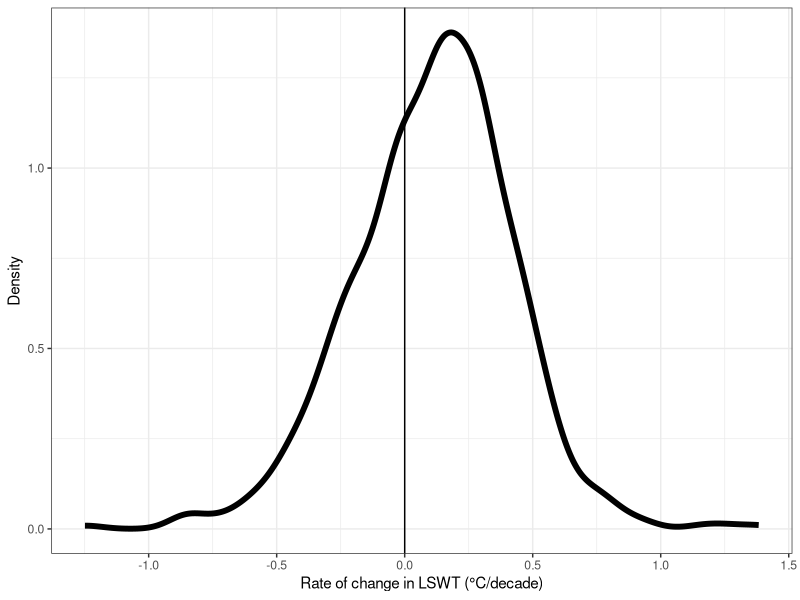

Write R code to recreate this figure. (Note: this script raises an error after producing the figure.)
# plot LSWT trends distributions
library(tidyverse)
library(RColorBrewer)

# read LSWT output
sen <- read.csv('./data/output/sen_slope_LSWT_annual_mean_30_districts.csv')

##################
# ADD REGION AS COLUMN, SPLIT DISTRICT
sen <- sen %>% 
  mutate(region = sub(".*\\((.*)\\)", "\\1", district),
         city = sub(" \\(.*\\)", "", district)) %>% 
  mutate(island = ifelse(region %in% c('Northland',
                                       'Auckland', 'Waikato',
                                       'Bay of Plenty',
                                       'Gisborne', "Hawke's Bay", 
                                       'Manawatu-Whanganui', 'Taranaki', 
                                       'Wellington'), 
                         'North', 'South')) %>% 
  arrange(region, city)


sen$region <- factor(sen$region, levels = c('Northland',
                                            'Auckland', 'Waikato',
                                            'Bay of Plenty',
                                            'Gisborne', "Hawke's Bay", 
                                            'Manawatu-Whanganui', 'Taranaki', 
                                            'Wellington',
                                            'Nelson', "Marlborough",
                                            'West Coast','Canterbury', 
                                            'Otago',
                                            'Southland'))

sen$city <- factor(sen$city, levels = c('Kerikeri', 'Whangarei',
                                        'Whangaparaoa', 'Auckland',
                                        'Hamilton', 'Taupo',
                                        'Rotorua', 'Tauranga',
                                        'Gisborne', 'Napier', 
                                        'Dannevirke', 'Taumarunui',
                                        'Waiouru', 'Whanganui',
                                        'New Plymouth', 'Masterton',
                                        'Wellington', 'Nelson',
                                        'Blenheim', 'Hokitika',
                                        'Reefton', 'Christchurch',
                                        'Lake Tekapo', 'Tara Hills',
                                        'Timaru', 'Dunedin',
                                        'Queenstown', 'Gore',
                                        'Invercargill', 'Milford Sound'))


a <- ggplot(sen, aes(x = sen_slope)) +
  geom_density(size = 2) +
  xlab('Rate of change in LSWT (°C/decade)') +
  ylab('Density') +
  geom_vline(xintercept = 0) +
  theme_bw() 

# set up color palette
n_colors <- length(levels(sen$region))
colors <- colorRampPalette(brewer.pal(11, "Spectral"))(n_colors)

sen <- sen %>% 
  arrange(region, city) 

b <- ggplot(sen, aes(x = sen_slope, y = fct_rev(city), fill = region)) +
  geom_density_ridges(scale = 2) +
  xlab('Rate of change in LSWT (°C/decade)') +
  coord_cartesian(clip = 'off') +      # Allow plot to extend beyond the default area
  ylab('City') +
  scale_y_discrete(expand = expansion(mult = c(0.05, 0.1))) +  # Add space between ridges
  scale_fill_manual(values = colors) +
  #facet_wrap(~island, scales = 'free_y') +
  geom_vline(xintercept = 0) +
  labs(fill = 'Region') +
  theme_bw()
b
lswt_rate <- ggarrange(a, b, widths = c(1, 2),
                       labels = 'auto')
lswt_rate

ggsave('./figures/rate_of_change_LWST.png', lswt_rate, 
       dpi = 300, units = 'mm', height = 400, width = 800, scale = 0.3)

mean_island <- sen %>% 
  group_by(island) %>% 
  summarise(mean_sen = mean(sen_slope, na.rm = TRUE),
            max_sen = max(sen_slope, na.rm = TRUE),
            min_sen = min(sen_slope, na.rm = TRUE),
            sd_sen = sd(sen_slope, na.rm = TRUE),
            n_lakes = n())
mean_island

figSI_islands <- ggplot(sen, aes(x = sen_slope, fill = island)) +
  geom_density() +
  geom_text(
    data = mean_island,
    aes(x = -0.7, y = 1.6, label = paste("n =", n_lakes)),
    inherit.aes = FALSE,
    vjust = -0.5) +
  xlab('Rate of change in LSWT (°C/decade)') +
  coord_cartesian(clip = 'off') +      # Allow plot to extend beyond the default area
  scale_fill_manual(values = c(colors[2], colors[14])) +
  facet_wrap(~island) +
  geom_vline(xintercept = 0) +
  labs(fill = 'Island') +
  theme_bw() +
  ylab('Density')

figSI_islands
ggsave('./figures/SI_figs/distribution_LSWT_change_islands.png', figSI_islands, 
       dpi = 300, units = 'mm', height = 400, width = 600, scale = 0.3)
# mean trends by region
reg_trend <- sen %>% 
  group_by(region) %>% 
  summarise(mean_sen = mean(sen_slope, na.rm = TRUE),
            sd = sd(sen_slope, na.rm = TRUE))

reg_trend <- reg_trend %>% 
  mutate(mean_sen = round(mean_sen, 2),
         sd = round(sd, 2))